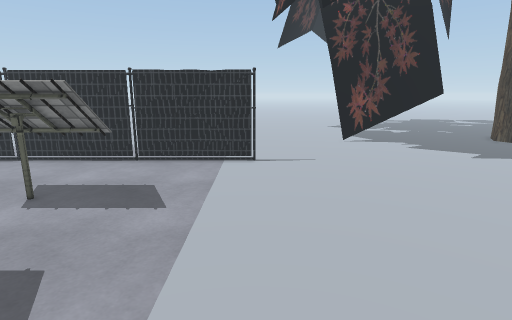
View 1 (above)

24 first-person views from a walk through a scene from a Unity 3-D project. The camera is 1.5 m above the floor, tilts 12° down and sees 80° across. The floor is counted in squares, 0.5 m on a side. Each view is taken from the middle of a square. On the plan, view 1 faces up. The plan holds only what a view shows up to about 20 squares ahead; the rest is blank. The place goes on beyond the plan. The player is left out. Some surface patterns are stand-ins.

View 2
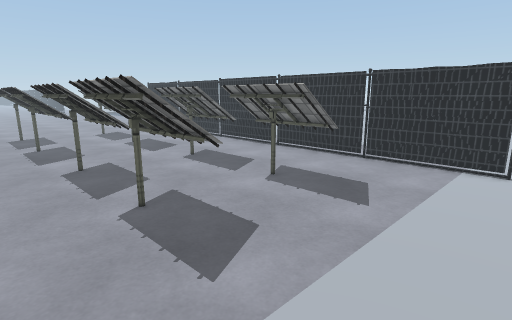

View 3
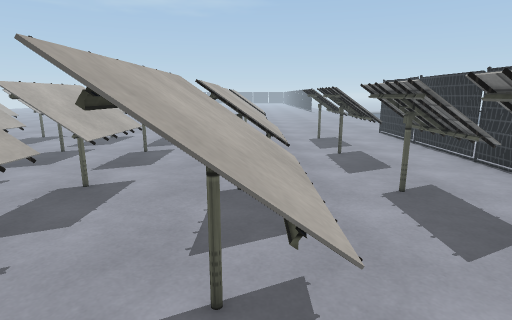

View 4
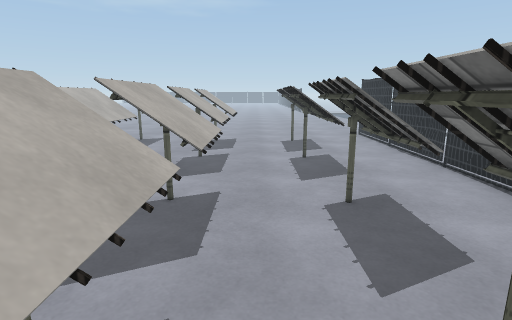

View 5
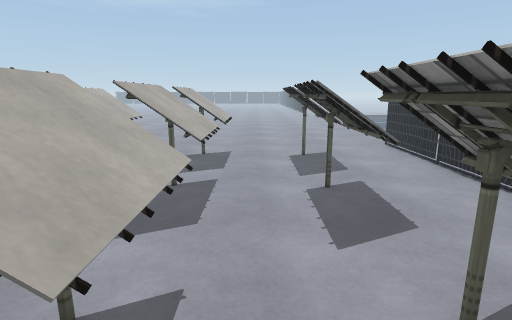

View 6
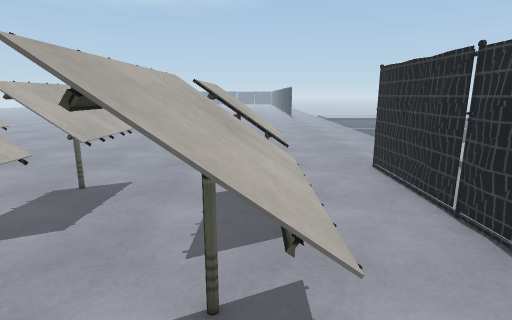

View 7
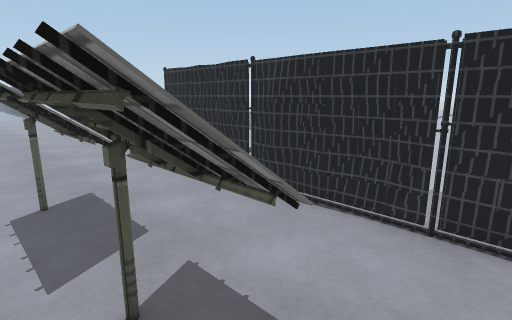

View 8
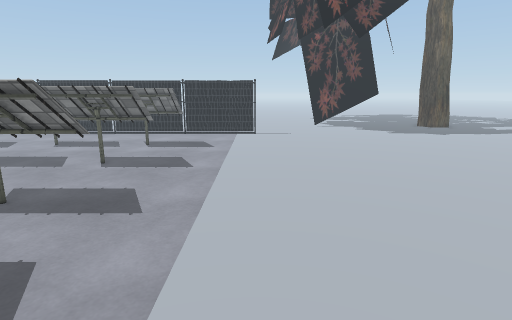

View 9
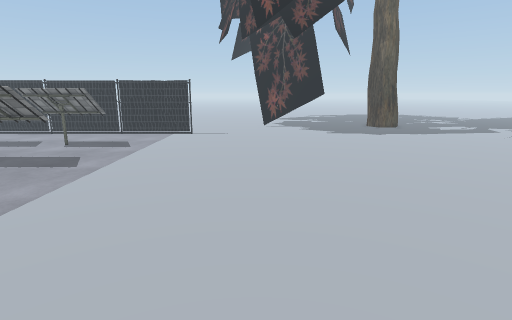

View 10
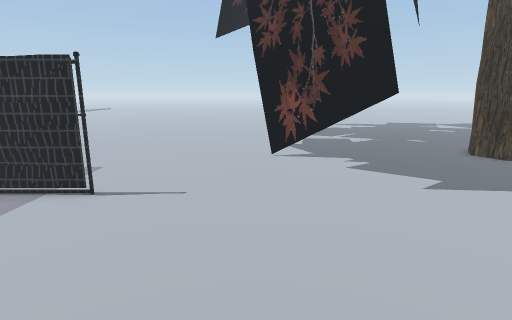

View 11
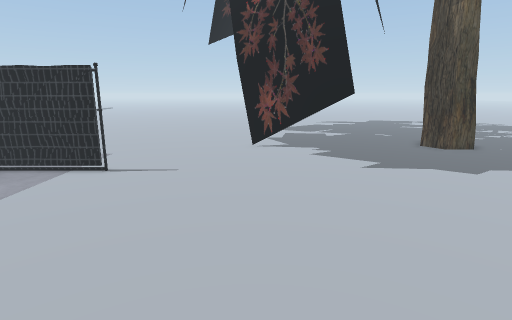

View 12
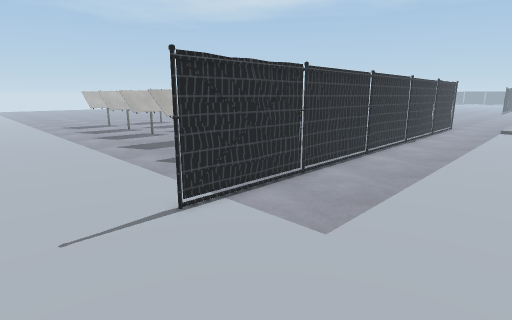

View 13
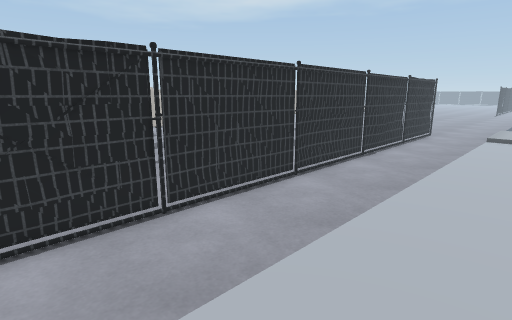

View 14
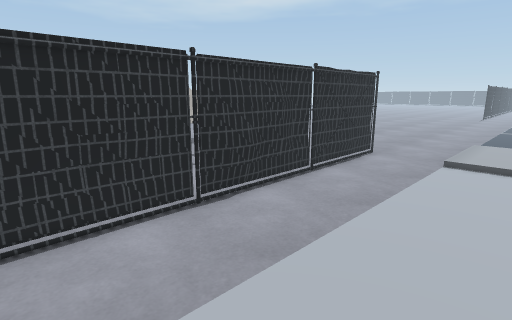

View 15
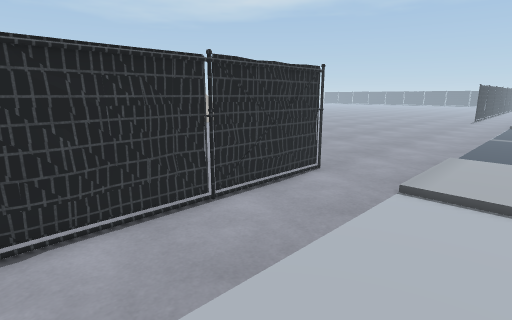

View 16
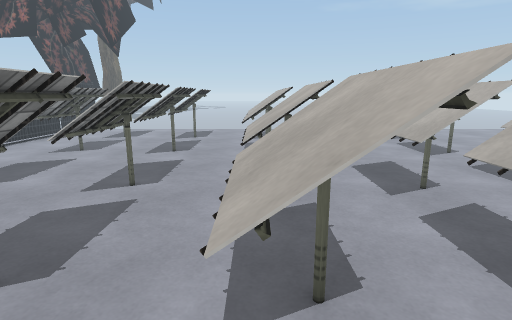

View 17
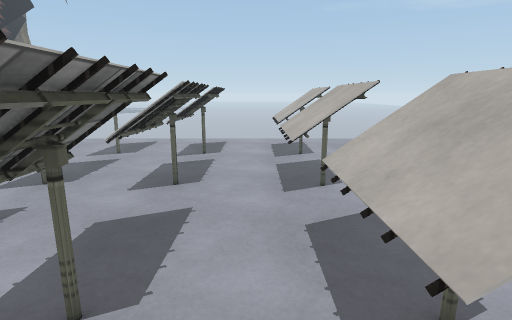

View 18
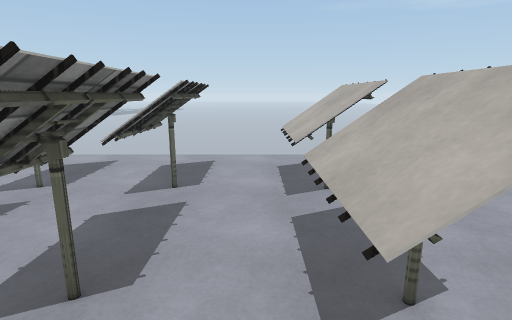

View 19
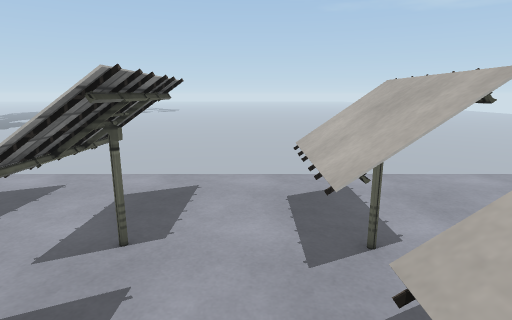

View 20
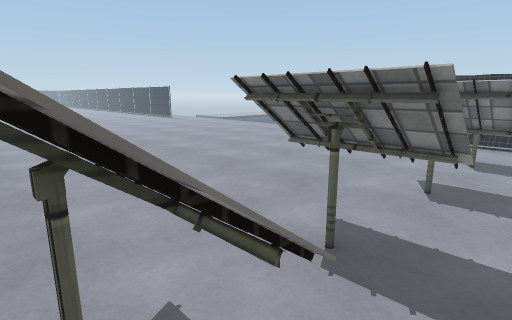

View 21
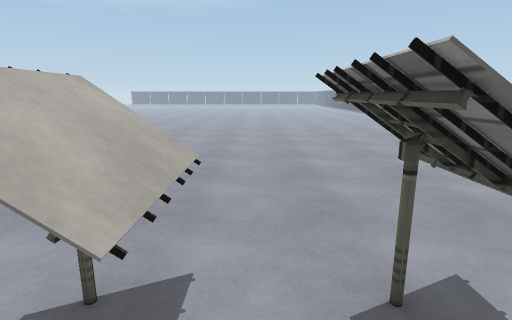

View 22
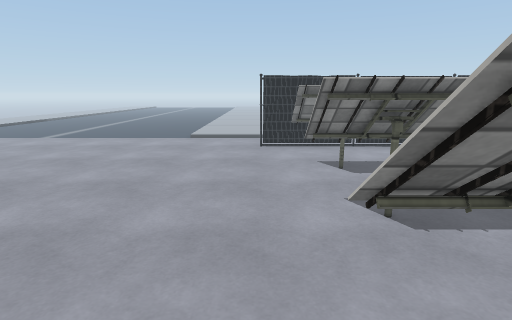

View 23
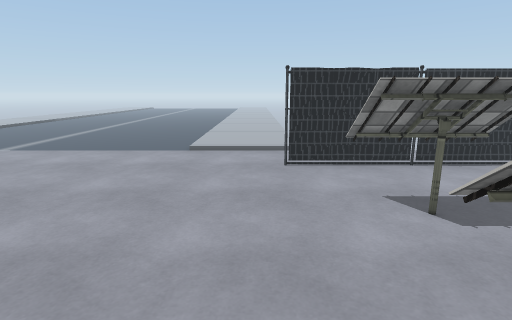

View 24
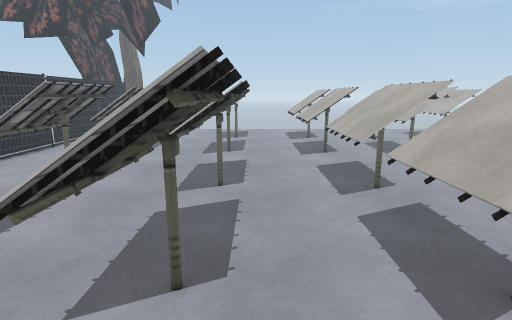

### Floor plan
Key: @ floor where view 1 was taken; # wall or solid block; x gap in a wall; . main floor; : floor 0.25 m higher than the main floor; = window, fence, low wall or low ledge; ^ raised ledge; T thing the floor can be seen under or through.
Columns run from 32 left of view 1 to 12 right of it. Each row starts with its distance up from view 1.
 21 ::::: ..........    ...... ...........x......
 20 ::::::................................TTTT...
 19 ::::::.................................. TTT.
 18 ::::::.......................................
 17 .............................................
 16 .............................................
 15 .............................................
 14 .....###########################.............
 13 .............................................
 12 .............................................
 11 .............................................
 10 ......^^^^.=^^^=..^^^^..^^^^.................
  9 ......^^^^.^^^^^..^^^^..^^^^.................
  8 ......TTTT.^^^^^..####..^^^^.................
  7 ......    ..=###........  ...................
  6 .............................................
  5 ......=..=.....=..^^^^..^^^^.................
  4 .....T^^^^.^^^^^..^^^^.^^^^^.................
  3 .....T^^^^.^^^^^..^^^^.^^^^^.................
  2 ......TTTT.TTTTT..    .     .................
  1 .............................................
  0 .............  ...=..=.=..=.....@............
 -1 .....^^^^^.^^^^#.^^^^^.^^^^^.................
 -2 .....^^^^^.^^^^^.^^^^^.^ ^^^.................
 -3 .....#^^^^.^^^^ .     .   TT................
 -4 ............................................
 -5 .....=^^^=.^^^^..^^^^^.^^^^................
 -6 .....^^^^^.^^^^..^^^^^.^^^ ^..............
 -7 .....^^^^^.^^^^..#####.#####............
 -8      ... ..    .........................
 -9     ...  ...............................
-10     .^   =.^^^^..^^^^^.^^^^.............
-11          ^ ^^^^..^^^^^.^^^^.............

Where each view was taken, in squares from view 1:
view 1: 0 up, 0 right, facing up
view 2: 0 up, 1 right, facing up-left
view 3: 4 up, 3 left, facing left
view 4: 6 up, 4 left, facing left
view 5: 6 up, 9 left, facing left
view 6: 9 up, 15 left, facing left
view 7: 7 up, 15 left, facing up-left
view 8: 10 down, 0 right, facing up
view 9: 10 down, 5 right, facing up
view 10: 5 up, 5 right, facing up
view 11: 2 up, 6 right, facing up
view 12: 21 up, 4 right, facing down-left
view 13: 21 up, 2 left, facing down-left
view 14: 21 up, 12 left, facing down-left
view 15: 21 up, 17 left, facing down-left
view 16: 1 down, 29 left, facing right
view 17: 9 down, 23 left, facing right
view 18: 9 down, 17 left, facing right
view 19: 9 down, 13 left, facing right
view 20: 7 down, 22 left, facing up-left
view 21: 4 down, 21 left, facing left
view 22: 4 down, 28 left, facing up
view 23: 1 up, 29 left, facing up
view 24: 2 up, 29 left, facing right
